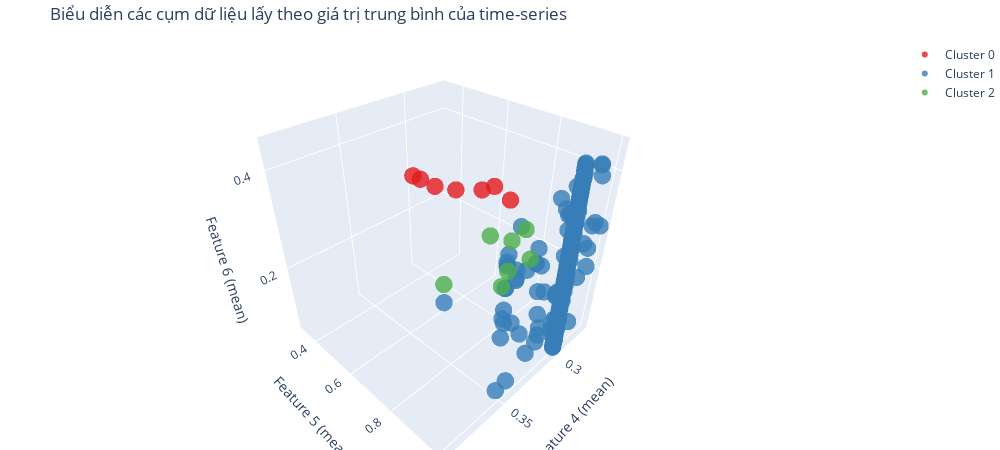

Write notebook code for a chart like this one.
### Code cell
colors = px.colors.qualitative.Set1
fig = go.Figure()

for i in range(k):
    cluster_points = x_mean[labels == i]
    
    fig.add_trace(go.Scatter3d(
        x=cluster_points[:, 3],
        y=cluster_points[:, 4],
        z=cluster_points[:, 5],
        mode='markers',
        marker=dict(size=6, color=colors[i % len(colors)], opacity=0.8),
        name=f'Cluster {i}'
    ))

fig.update_layout(
    title=f'Biểu diễn các cụm dữ liệu lấy theo giá trị trung bình của time-series',
    scene=dict(
        xaxis_title='Feature 4 (mean)',
        yaxis_title='Feature 5 (mean)',
        zaxis_title='Feature 6 (mean)',
    ),
    margin=dict(l=0, r=0, b=0, t=40),
    width=1000,  # Tăng chiều rộng
    height=450   # Tăng chiều cao
)
fig.show()

### Figure 1 — Plotly figure (JSON) as saved in the notebook; plotly's stock layout.template omitted (floating-point values rounded to 4 significant figures; data arrays with more than 128 entries replaced by an {"elided": "..."} marker saying what was removed)
{"data": [{"marker": {"color": "rgb(228,26,28)", "opacity": 0.8, "size": 6}, "mode": "markers", "name": "Cluster 0", "type": "scatter3d", "x": [0.2991, 0.2991, 0.2991, 0.2991, 0.2991, 0.2991, 0.2991], "y": [0.7739, 0.7088, 0.6591, 0.5435, 0.4413, 0.3654, 0.325], "z": [0.3305, 0.3433, 0.3251, 0.2996, 0.2849, 0.2849, 0.2844]}, {"marker": {"color": "rgb(55,126,184)", "opacity": 0.8, "size": 6}, "mode": "markers", "name": "Cluster 1", "type": "scatter3d", "x": {"elided": "439 float values"}, "y": {"elided": "439 float values"}, "z": {"elided": "439 float values"}}, {"marker": {"color": "rgb(77,175,74)", "opacity": 0.8, "size": 6}, "mode": "markers", "name": "Cluster 2", "type": "scatter3d", "x": [0.3566, 0.3528, 0.3519, 0.3931, 0.3669, 0.3423, 0.3361], "y": [1.0, 1.0, 1.0, 1.0, 1.0, 1.0, 1.0], "z": [0.3175, 0.3382, 0.3882, 0.3884, 0.4186, 0.3921, 0.3315]}, {"marker": {"color": "rgb(152,78,163)", "opacity": 0.8, "size": 6}, "mode": "markers", "name": "Cluster 3", "type": "scatter3d", "x": [], "y": [], "z": []}, {"marker": {"color": "rgb(255,127,0)", "opacity": 0.8, "size": 6}, "mode": "markers", "name": "Cluster 4", "type": "scatter3d", "x": [], "y": [], "z": []}, {"marker": {"color": "rgb(255,255,51)", "opacity": 0.8, "size": 6}, "mode": "markers", "name": "Cluster 5", "type": "scatter3d", "x": [], "y": [], "z": []}, {"marker": {"color": "rgb(166,86,40)", "opacity": 0.8, "size": 6}, "mode": "markers", "name": "Cluster 6", "type": "scatter3d", "x": [], "y": [], "z": []}, {"marker": {"color": "rgb(247,129,191)", "opacity": 0.8, "size": 6}, "mode": "markers", "name": "Cluster 7", "type": "scatter3d", "x": [], "y": [], "z": []}], "layout": {"height": 450, "margin": {"b": 0, "l": 0, "r": 0, "t": 40}, "scene": {"xaxis": {"title": {"text": "Feature 4 (mean)"}}, "yaxis": {"title": {"text": "Feature 5 (mean)"}}, "zaxis": {"title": {"text": "Feature 6 (mean)"}}}, "title": {"text": "Biểu diễn các cụm dữ liệu lấy theo giá trị trung bình của time-series"}, "width": 1000}}
